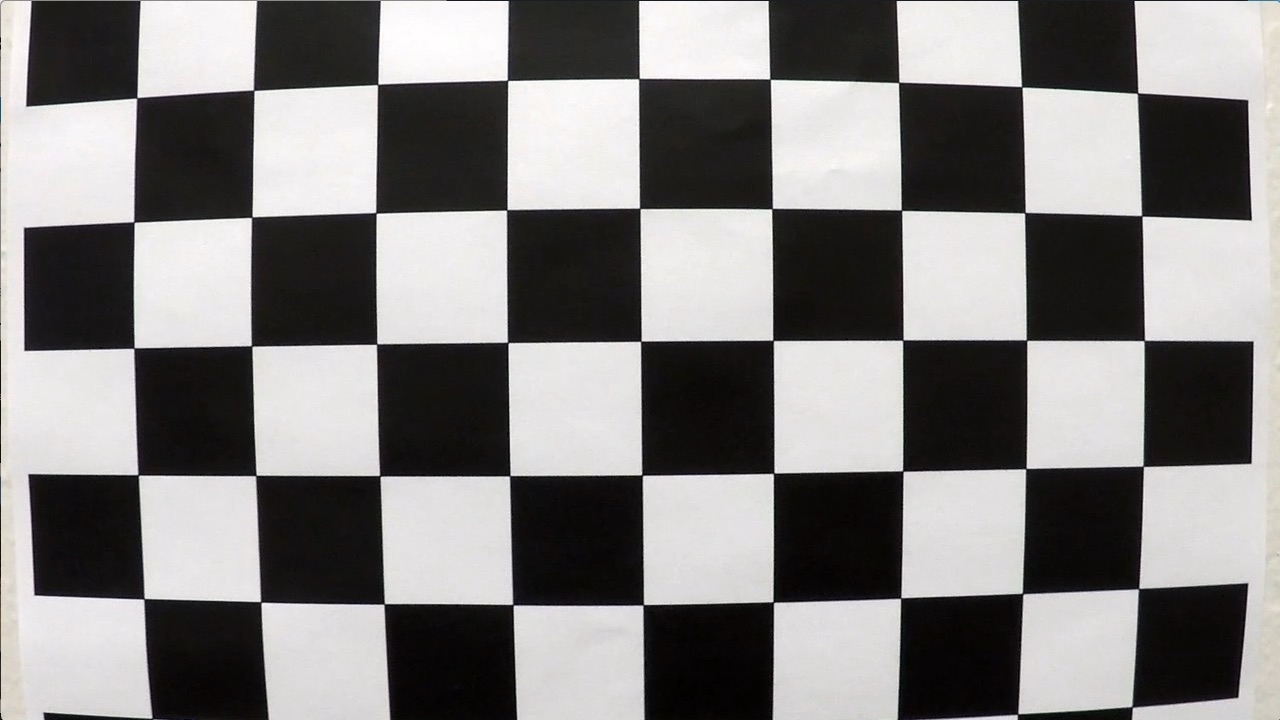
#> input picture Project 4 - Lane Finding 2/camera_cal/calibration1.jpg, 1280 x 720 px; its folder holds 6 pictures in this run
$ jupyter execute notebook.ipynb   (shell and % lines are left out)   (older library calls are emulated)
#> lines starting #> are read from the running program, lines starting #| are printed output that depends on the picture; after the words box and inside, x2 and y2 are one past the last pixel; in counts of white or black regions, pixels touching at a corner belong together
# Project 4 - Lane Finding (part 2)

## Set up

[cell 1]
import numpy as np
import cv2
import matplotlib.pyplot as plt
import matplotlib.image as mpimg
import glob
from moviepy.editor import VideoFileClip
from IPython.display import HTML

Add images from the video to the test images

[cell 2]
def extract_img(input_fname, t, output_folder):
    clip = VideoFileClip(input_fname)
    img = clip.get_frame(t)
    img = cv2.cvtColor(img, cv2.COLOR_RGB2BGR)
    cv2.imwrite(output_folder+"/"+input_fname.split(".")[0]+str(t)+"s.jpg", img)

[cell 3]
extract_img("project_video.mp4", 22, "test_images")
#> (the call stopped at in extract_img, `clip = VideoFileClip(input_fname)`: moviepy is not available in this run)
extract_img("project_video.mp4", 40, "test_images")
#> (the call stopped at in extract_img, `clip = VideoFileClip(input_fname)`: moviepy is not available in this run)
extract_img("project_video.mp4", 41.7, "test_images")
#> (the call stopped at in extract_img, `clip = VideoFileClip(input_fname)`: moviepy is not available in this run)

## Camera calibration
In this section we proceed to the camera calibration based on the chessboards

[cell 4]
# prepare object points
nx, ny = 9, 6

# prepare object points, like (0,0,0), (1,0,0), (2,0,0) ....,(6,5,0)
objp = np.zeros((nx*ny,3), np.float32)
objp[:,:2] = np.mgrid[0:nx, 0:ny].T.reshape(-1,2)

# Arrays to store object points and image points from all the images.
objpoints = [] # 3d points in real world space
imgpoints = [] # 2d points in image plane.

# Make a list of calibration images
images = glob.glob('camera_cal/ca**.jpg')

# Step through the list and search for chessboard corners
for idx, fname in enumerate(images):
    img = cv2.imread(fname)
#> img is the input picture: shape (720, 1280, 3); mean B, G, R 127.8, 128.4, 130.1
    gray = cv2.cvtColor(img, cv2.COLOR_BGR2GRAY)

    # Find the chessboard corners
    ret, corners = cv2.findChessboardCorners(gray, (nx,ny), None)
#> ret = False; corners = None

    # If found, add object points, image points
    if ret == True:
        objpoints.append(objp)
        imgpoints.append(corners)

        # Draw and display the corners
        cv2.drawChessboardCorners(img, (nx,ny), corners, ret)
        write_name = 'camera_cal_output/'+fname.split("/")[1]
        cv2.imwrite(write_name, img)
#> pass 2 of the loop `for idx, fname in enumerate(images):`:
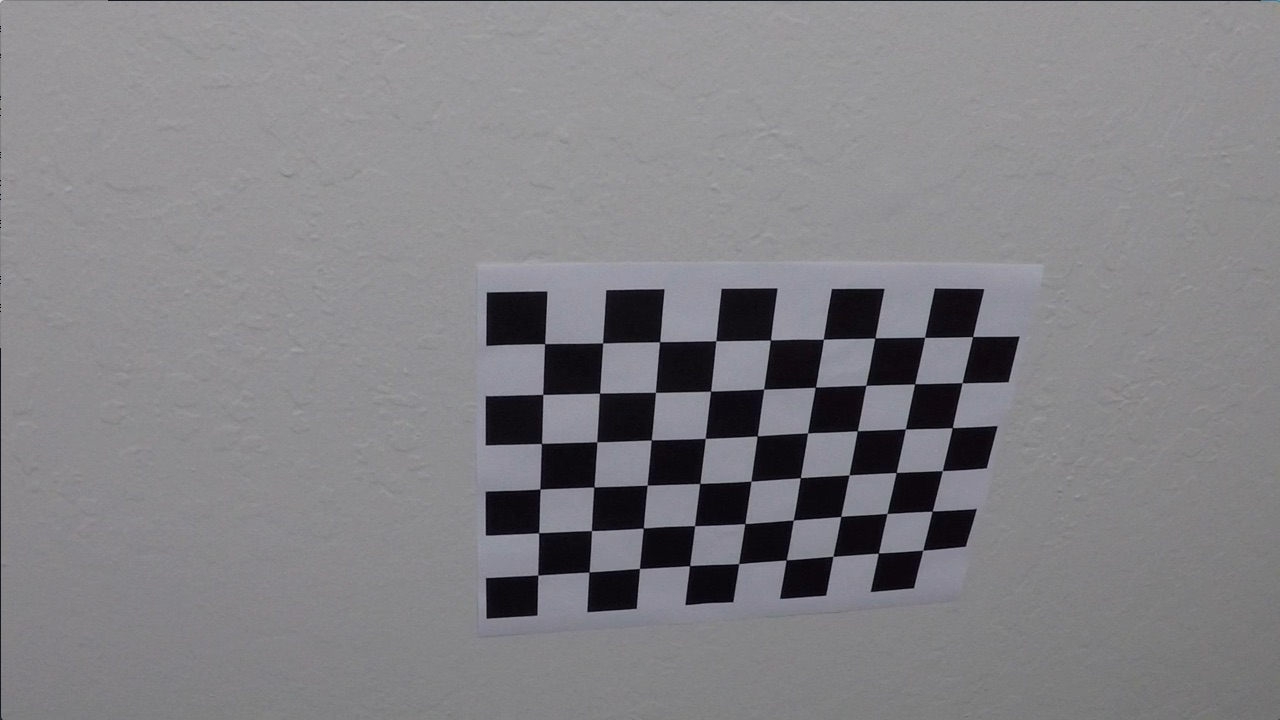
#> input picture Project 4 - Lane Finding 2/camera_cal/calibration10.jpg, 1280 x 720 px
#> img is the input picture: shape (720, 1280, 3); mean B, G, R 133.1, 129.4, 130.2
#> ret = True; corners = 54 rows, first 8: [545.3, 343.1], [602.7, 342.8], [660.1, 341.3], [715.8, 340.7], [770.6, 340], [823.5, 339.2], [874.3, 338.5], [925.1, 337.4]
#> `cv2.drawChessboardCorners(img, (nx,ny), corners, ret)`:
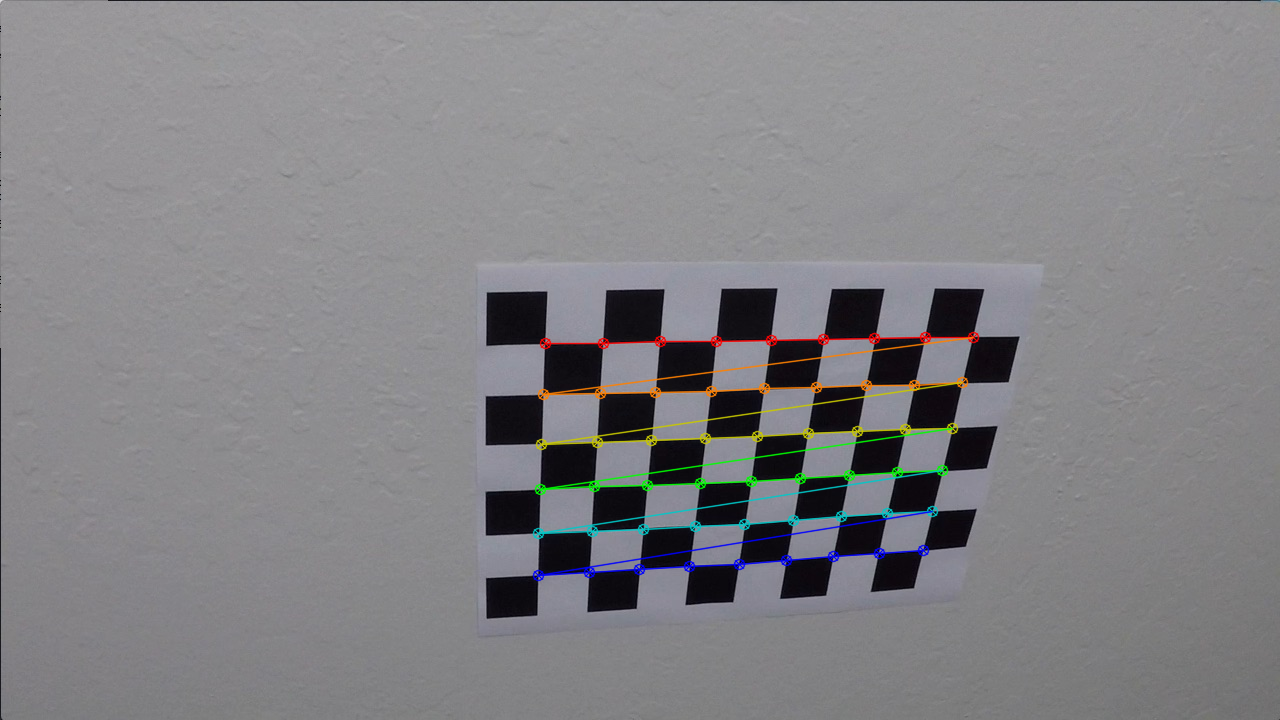
#> img: shape (720, 1280, 3); 1.91% of pixels changed, all inside (x1, y1, x2, y2) = (532, 331, 980, 582)

Calibrate once

[cell 5]
img = cv2.imread('camera_cal/calibration20.jpg')
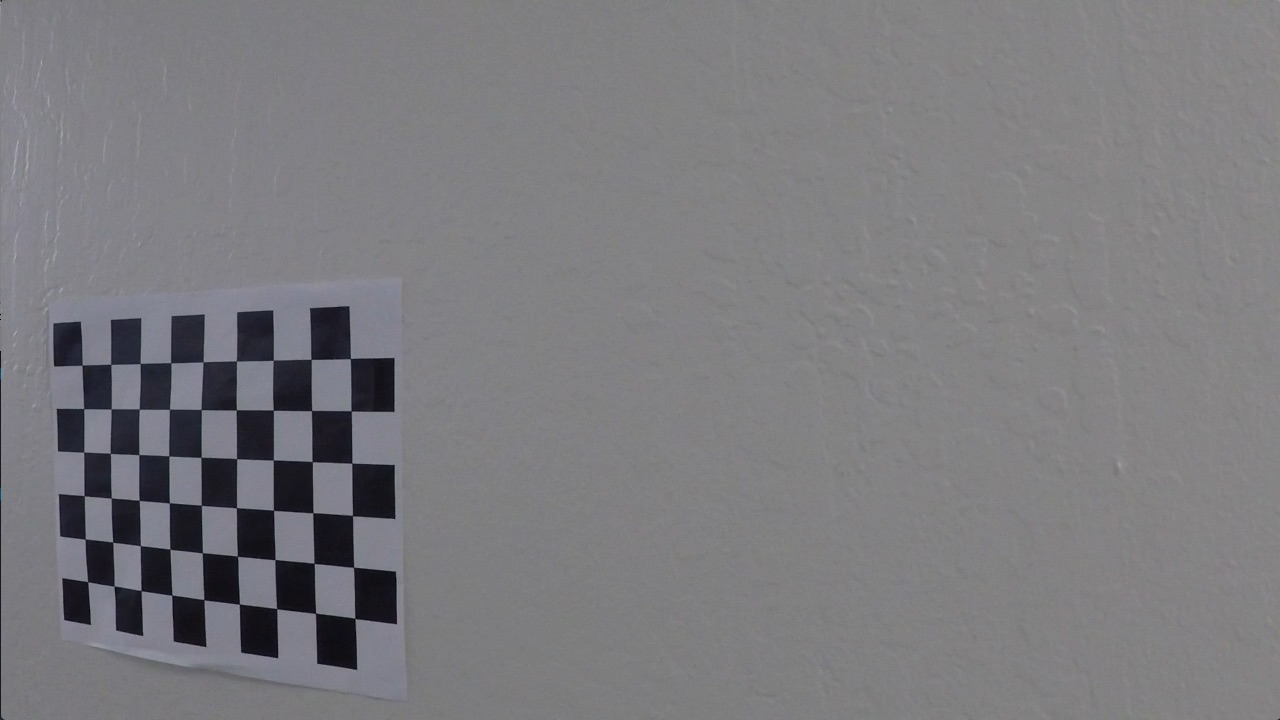
#> input picture Project 4 - Lane Finding 2/camera_cal/calibration20.jpg, 1280 x 720 px
#> img is the input picture: shape (720, 1280, 3); mean B, G, R 126.1, 122.8, 123.4
img_size = (img.shape[1], img.shape[0])
ret, mtx, dist, rvecs, tvecs = cv2.calibrateCamera(objpoints, imgpoints, img_size,None,None)

Function to undistort

[cell 6]
def undistort(img):
    return cv2.undistort(img, mtx, dist, None, mtx)

Test

[cell 7]
def plot_undistort(fname):
#> called with fname = 'camera_cal/calibration1.jpg'
    img = cv2.imread(fname)
    img = cv2.cvtColor(img, cv2.COLOR_BGR2RGB)
    undist = undistort(img)

    # Test undistortion on an image
    f, (ax1, ax2) = plt.subplots(1, 2, figsize=(24, 9))
    f.tight_layout()

    ax1.imshow(img)
    ax1.set_title('Original Image', fontsize=20)

    ax2.imshow(undist)
    ax2.set_title('Undistorted', fontsize=20)

[cell 8]
plot_undistort('camera_cal/calibration1.jpg')
#> (the call stopped at in plot_undistort, `f, (ax1, ax2) = plt.subplots(1, 2, figsize=(24, 9))`: IPython is not available in this run)

[cell 9]
#img = cv2.imread('test_images/test5.jpg')
plot_undistort('test_images/project_video41.7s.jpg')
#> call 2 of plot_undistort, with fname = 'test_images/project_video41.7s.jpg'
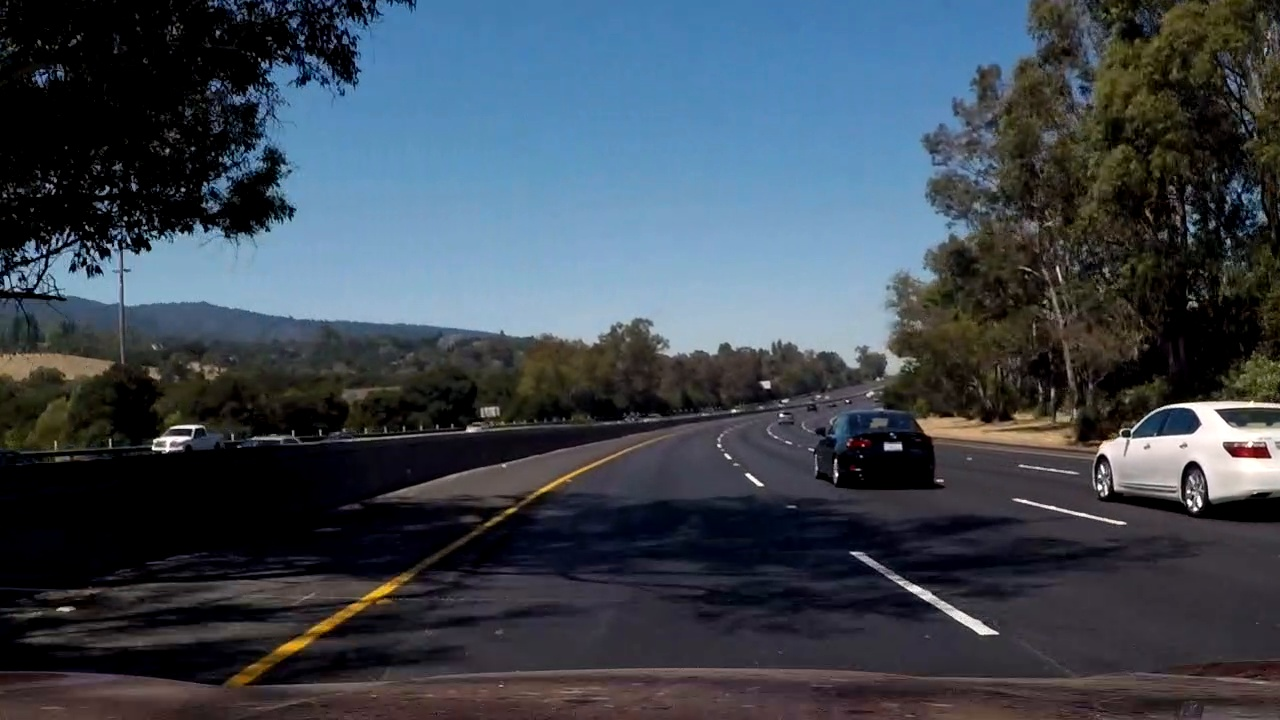
#> input picture Project 4 - Lane Finding 2/test_images/project_video41.7s.jpg, 1280 x 720 px
#> in plot_undistort, img is the input picture: shape (720, 1280, 3); mean B, G, R 80.2, 69.9, 60.5
#> (the call stopped at in plot_undistort, `f, (ax1, ax2) = plt.subplots(1, 2, figsize=(24, 9))`: IPython is not available in this run)

[cell 10]
img = cv2.imread('test_images/project_video41.7s.jpg')
img = cv2.cvtColor(img, cv2.COLOR_BGR2RGB)
undist = undistort(img)

## Binary thresholds

In this section, we define the function which will define the binary image used to find lanes

[cell 11]
def dual_binary(img, c_thresh=(200, 250), sobel_kernel=3, \
                sx_thresh=(30, 255), sy_thresh=(0, 255), mag_thresh = (30,255), ang_thresh = (np.pi/6, np.pi/2)):

#> called with c_thresh = (200, 250), sobel_kernel = 3, sx_thresh = (30, 255), sy_thresh = (0, 255), mag_thresh = (30, 255), ang_thresh = (0.524, 1.57)
    img = np.copy(img)

    # Convert to HSV color space and separate the V channel
    hls = cv2.cvtColor(img, cv2.COLOR_RGB2HLS).astype(np.float)
    h_channel = hls[:,:,0]
    s_channel = hls[:,:,2]
    c_channel = (255-h_channel)*1/2+s_channel*1/2
    # Threshold color channel
    c_binary = np.zeros_like(c_channel)
    c_binary[(c_channel >= c_thresh[0]) & (c_channel <= c_thresh[1])] = 1

    # Sobel calculations
    gray = cv2.cvtColor(img, cv2.COLOR_RGB2GRAY)
    sobelx = cv2.Sobel(gray, cv2.CV_64F, 1, 0, ksize=sobel_kernel)
    sobely = cv2.Sobel(gray, cv2.CV_64F, 0, 1, ksize=sobel_kernel)

    # Threshold x gradient
    abs_sobel = np.absolute(sobelx)
    scaled_sobel = np.uint8(255*abs_sobel/np.max(abs_sobel))
    gradx = np.zeros_like(scaled_sobel)
    gradx[(scaled_sobel >= sx_thresh[0]) & (scaled_sobel <= sx_thresh[1])] = 1

    # Threshold y gradient
    abs_sobel = np.absolute(sobely)
    scaled_sobel = np.uint8(255*abs_sobel/np.max(abs_sobel))
    grady = np.zeros_like(scaled_sobel)
    grady[(scaled_sobel >= sy_thresh[0]) & (scaled_sobel <= sy_thresh[1])] = 1

    # Magnitude threshold
    abs_sobel = np.sqrt(sobelx**2+sobely**2)
    scaled_sobel = np.uint8(255*abs_sobel/np.max(abs_sobel))
    mag_binary = np.zeros_like(scaled_sobel)
    mag_binary[(scaled_sobel >= mag_thresh[0]) & (scaled_sobel <= mag_thresh[1])] = 1

    # Angle threshold
    ang = np.arctan2(np.abs(sobely), np.abs(sobelx))
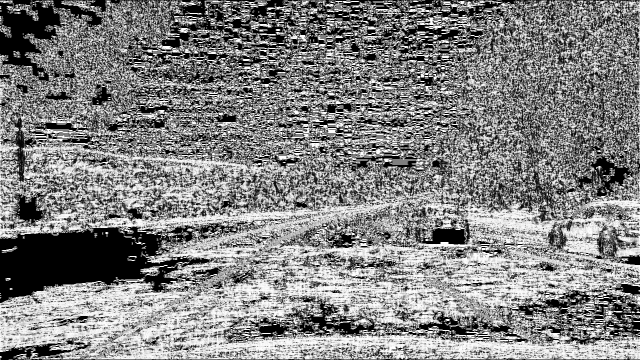
#> ang: shape (720, 1280) float64 (shown at 1/2 size); min 0, max 1.57, mean 0.803; drawn with min black and max white
    ang_binary = np.zeros_like(ang)
    ang_binary[(ang >= ang_thresh[0]) & (ang <= ang_thresh[1])] = 1

    # Combining Sobel
    sobel_binary = np.zeros_like(ang)
    sobel_binary[(((gradx == 1) & (grady == 1)) & (mag_binary == 1) & (ang_binary == 1))]=1

    # Stack each channel
    # Note color_binary[:, :, 0] is all 0s, effectively an all black image. It might
    # be beneficial to replace this channel with something else.
    color_binary = np.dstack(( np.zeros_like(sobel_binary), sobel_binary, c_binary))
    return color_binary

[cell 12]
def binary(img):
    return np.amax(img, axis = 2)
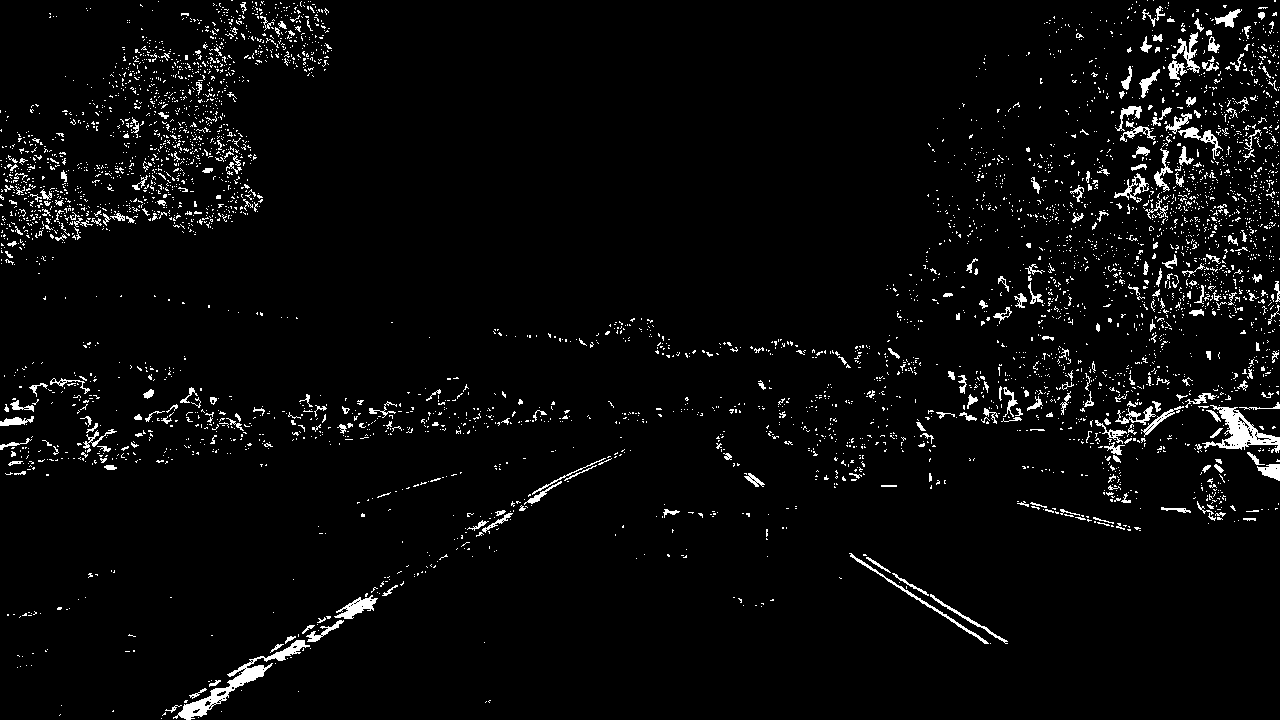
#> returned value: shape (720, 1280) float64; values 0 (black) and 1 (white), 3.7% white in thin lines or dots

[cell 13]
def vis(img, result, final):
    # Plot the result
    f, (ax1, ax2, ax3) = plt.subplots(1, 3, figsize=(24, 9))
    f.tight_layout()

    ax1.imshow(img)
    ax1.set_title('Original Image', fontsize=20)

    ax2.imshow(result)
    ax2.set_title('Green = gradient, Blue = color', fontsize=20)

    ax3.imshow(final, cmap = "gray")
    ax3.set_title('Final binary', fontsize=20)

[cell 14]
result = dual_binary(undist)
final = binary(result)
vis(img, result, final)
#> (the call stopped at in vis, `f, (ax1, ax2, ax3) = plt.subplots(1, 3, figsize=(24, 9))`: IPython is not available in this run)

Check on all test images

[cell 15]
def apply_save(input_folder, output_folder):
#> called with input_folder = 'test_images', output_folder = 'output_images'
    images = glob.glob(input_folder+'/**.jpg')
    for fname in images:

        # Read and correct cv2 inversion
        img = cv2.imread(fname)
        img = cv2.cvtColor(img, cv2.COLOR_BGR2RGB)

        # Apply functions
        result = undistort(img)
        result = dual_binary(result)
        result = np.uint8(result*255)

        #Correct cv2 inversion and write
        result = cv2.cvtColor(result, cv2.COLOR_RGB2BGR)
        write_name = output_folder+"/"+fname.split("/")[1]
        cv2.imwrite(write_name, result)

[cell 16]
apply_save('test_images', 'output_images')

## Transform perspective

[cell 17]
# [15 lines left out: function transf_persp, not called in this run]

[cell 18]
dy, dx = img.shape[0], img.shape[1]
# bottom and top left points of the rectangle
mx, my = 600, 447
bx, by = 200, dy
# Transformation
src = np.float32([[bx,by],[mx,my],[dx-mx,my],[dx-bx,by]])
dst = np.float32([[bx+100,by],[bx+100,0],[dx-bx-100,0],[dx-bx-100,by]])

[cell 19]
pts = np.array(src, np.int32)
pts = pts.reshape((-1,1,2))
test = cv2.polylines(np.uint8(np.dstack((final,final,final))*255),[pts],True,(0,255,0),3)
plt.imshow(test, cmap = "gray")
#> (this line was passed over: IPython is not available in this run)
